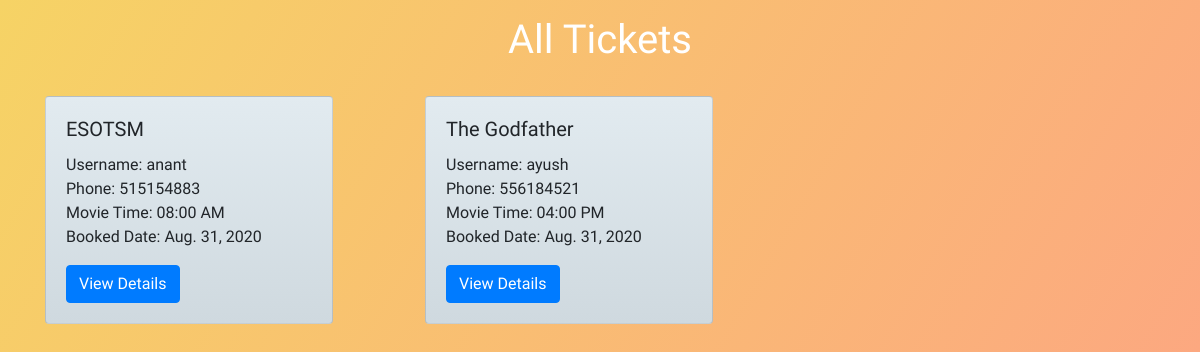
The page /tickets/ on the database its author committed.
### moviez/models.py (models this page shows, shortened)
class Ticket(models.Model):
    username = models.CharField(max_length=50)
    phone = models.IntegerField()
    booked_date = models.DateField(
        max_length=250,
        default=datetime.datetime.now().strftime("%Y-%m-%d"),
        editable=False,
    )
    booked_time = models.TimeField(
        max_length=250,
        default=datetime.datetime.now().strftime("%H:%M:%S"),
        editable=False,
    )
    booking_time = models.IntegerField(default=int(time.time()), editable=False)
    movie = models.ForeignKey(Movie, on_delete=models.CASCADE)
    timing = models.ForeignKey(Timing, on_delete=models.CASCADE)  # movie_time

class Movie(models.Model):
    title = models.CharField(max_length=50)
    price = models.IntegerField()
    poster = models.TextField()
    def __str__(self):
        return self.title

class Timing(models.Model):
    time = models.CharField(max_length=250)
    def __str__(self):
        return self.time

### moviez/views.py (the view)
# urls.py: path("tickets/", TicketListView, name="all-tickets"),
def TicketListView(request):
    template = "moviez/all_tickets.html"
    tickets = Ticket.objects.all()
    context = {"tickets": tickets}
    return render(request, template, context)

### moviez/templates/moviez/all_tickets.html (shortened to what this page needs)
{% extends "moviez/base.html" %}
{% block content %}
<div class="container">
    <div class="d-flex justify-content-center pt-3 heading">
        <h1>All Tickets</h1>
    </div>
    <div class="row">
        {% for ticket in tickets %}
        <div class="col-sm-4 py-4">
            <div class="card" style="width: 18rem;">
                <div class="card-body">
                    <h5 class="card-title">{{ ticket.movie }}</h5>
                    <p class="card-text">Username: {{ ticket.username }}<br />
                        Phone: {{ ticket.phone }}<br />
                        Movie Time: {{ ticket.timing }}<br />
                        Booked Date: {{ ticket.booked_date }}
                    </p>
                    <a href="{% url 'moviez:ticket-detail' ticket.id %}" class="btn btn-primary">View Details</a>
                </div>
            </div>
        </div>
        {% endfor %}
    </div>
</div>
{% endblock %}

### moviez/templates/moviez/all_tickets.html (style rules this page uses)
body { background-image: linear-gradient(120deg, #f6d365 0%, #fda085 100%); font-family: 'Alata', sans-serif; }
.card { background-image: linear-gradient(to top, #cfd9df 0%, #e2ebf0 100%); }
.heading { color: #ffffff; }

### rows shown on the page
Ticket: movie "ESOTSM", username "anant", phone "515154883", timing "08:00 AM", booked_date "Aug. 31, 2020"
Ticket: movie "The Godfather", username "ayush", phone "556184521", timing "04:00 PM", booked_date "Aug. 31, 2020"
